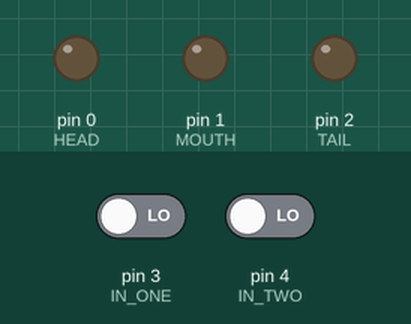
Recording of a sketch running on a simulated Arduino Uno, built with avr-gcc and run on an emulated ATmega328P. Shown: output pins drawn as LEDs (lit = HIGH). Inputs (shaded band) come from the test bench; at power-on: pin 3 (IN_ONE) LOW, pin 4 (IN_TWO) LOW.

Above: at 1.2 s.
1.3 s: pin 3 (IN_ONE) driven HIGH
At 2.2 s:
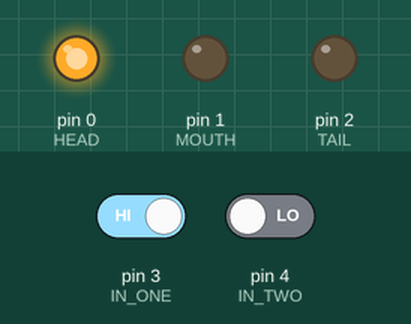
2.8 s: pin 4 (IN_TWO) driven HIGH
At 3.3 s:
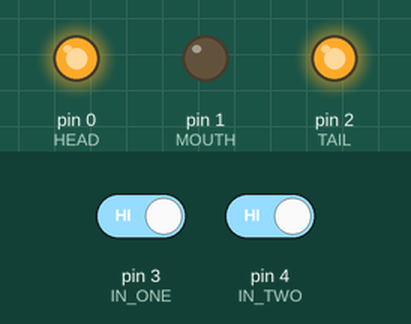
4.3 s: pin 3 (IN_ONE) driven LOW
At 5.5 s:
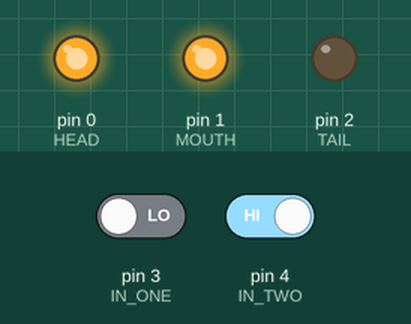
5.8 s: pin 4 (IN_TWO) driven LOW
At 6.8 s:
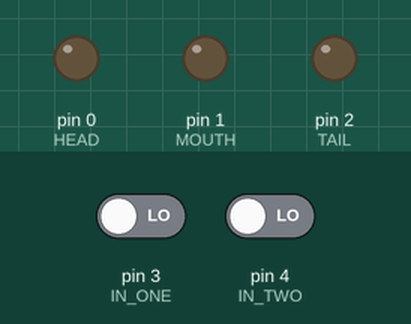
Timing chart, 0 to 8.3 s (numbered marks = the images above; inputs shaded):
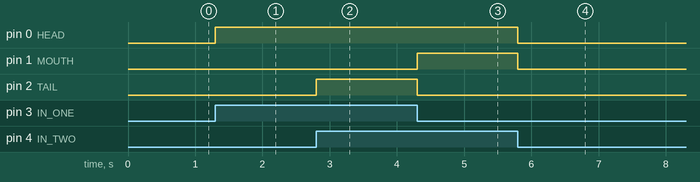

Measured:
- after the input at 1.3 s, pin 0 (HEAD): LOW → HIGH at once
- after the input at 2.8 s, pin 2 (TAIL): LOW → HIGH at once
- after the input at 4.3 s, pin 1 (MOUTH): LOW → HIGH at once; pin 2 (TAIL): HIGH → LOW at once
- after the input at 5.8 s, pin 0 (HEAD), pin 1 (MOUTH): HIGH → LOW at once

The sketch:

fishbrains.ino
```cpp
#define HEAD 0
#define MOUTH 1
#define TAIL 2
#define IN_ONE 3
#define IN_TWO 4


void setup() {
  // put your setup code here, to run once:
  pinMode(HEAD, OUTPUT);
  pinMode(MOUTH, OUTPUT);
  pinMode(TAIL, OUTPUT);
  digitalWrite(HEAD, LOW);
  digitalWrite(MOUTH, LOW);
  digitalWrite(TAIL, LOW);

  pinMode(IN_ONE, INPUT);
  pinMode(IN_TWO, INPUT);
  digitalWrite(IN_ONE, LOW);
  digitalWrite(IN_TWO, LOW);
}

void loop() {
  bool one = (digitalRead(IN_ONE) == HIGH);
  bool two = (digitalRead(IN_TWO) == HIGH);

  if(one && !two)
  {
    //recording mode. just keep head up
    digitalWrite(HEAD, HIGH);
    digitalWrite(MOUTH, LOW);
    digitalWrite(TAIL, LOW);
  }
  else if(!one && two)
  {
    //playback mode. head up, tail down, mouth moving
    digitalWrite(HEAD, HIGH);
    digitalWrite(MOUTH, HIGH);
    digitalWrite(TAIL, LOW);
  }
  else if(one && two)
  {
    //processing mode. head up, tail moving, mouth shut
    digitalWrite(HEAD, HIGH);
    digitalWrite(MOUTH, LOW);
    digitalWrite(TAIL, HIGH);
  }
  else
  {
    //back to normal
    digitalWrite(HEAD, LOW);
    digitalWrite(MOUTH, LOW);
    digitalWrite(TAIL, LOW);
  }
}
```
